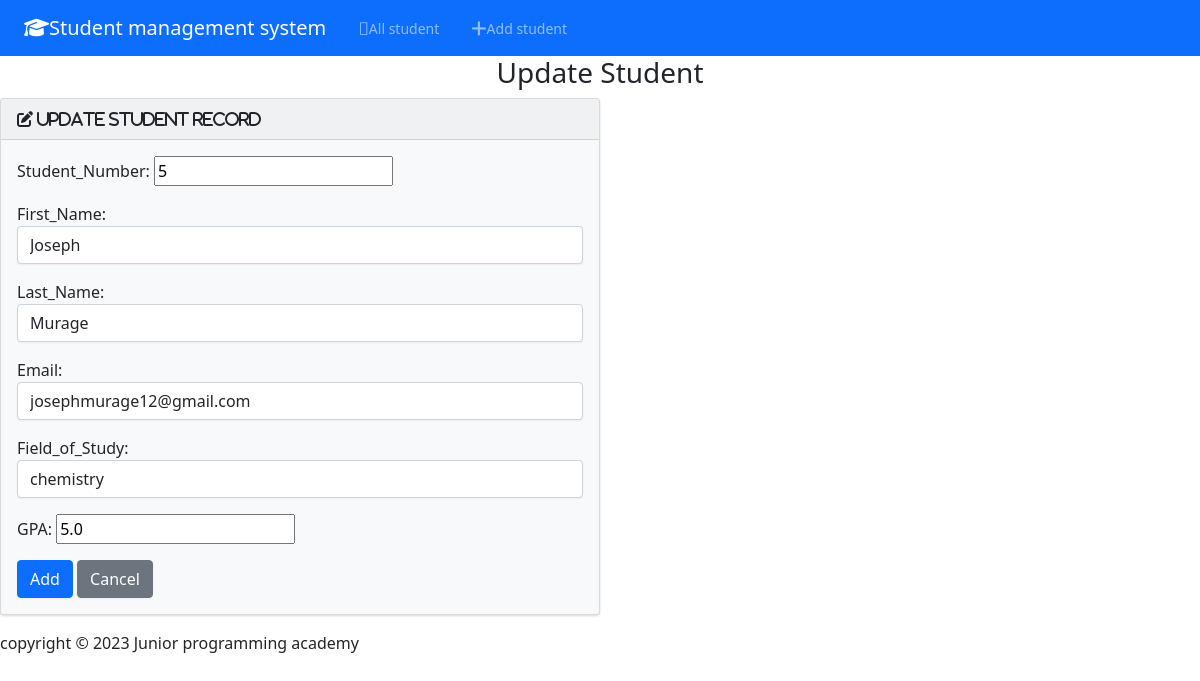
The page /edit/3/ on the database its author committed.
### students/models.py (models this page shows, shortened)
class Student(models.Model):
    student_number=models.PositiveIntegerField()
    first_name=models.CharField(max_length=200)
    last_name=models.CharField(max_length=200)
    email=models.EmailField(max_length=100)
    field_of_study=models.CharField(max_length=50)
    gpa=models.FloatField()

### students/views.py (the view)
# urls.py: path('edit/<int:id>/', views.edit, name='edit'),
def edit(request, id):
    student = get_object_or_404(Student, pk=id)
    if request.method == "POST":
        form = StudentForm(request.POST, instance=student)
        if form.is_valid():
            form.save()
            return render(request, 'students/edit.html', {
                "form": form,
                "success": True
            })
    else:
        form = StudentForm(instance=student)
    return render(request, 'students/edit.html', {
        'form': form,
        "success": False
    })

### students/forms.py
class StudentForm(forms.ModelForm):
    class Meta:
        model = Student
        fields =[ 'student_number', 'first_name', 'last_name', 'email', 'field_of_study', 'gpa']
        labels ={
            'student_number':'Student_Number',
            'first_name':'First_Name',
            'last_name': 'Last_Name',
            'email':'Email',
            'field_of_study':'Field_of_Study',
            'gpa':'GPA'
        }
        widgets = {
          'student_number': forms.NumberInput(attrs= {  "class": "form=conrol"}),
          'first_name' : forms.TextInput(attrs={"class": "form-control"}),
          'last_name' : forms.TextInput(attrs={"class": "form-control"}),
          'email' : forms.EmailInput(attrs={"class": "form-control"}),
          'field_of_study' : forms.TextInput(attrs={"class": "form-control"}),
          'gpa' :  forms.NumberInput(attrs= { "class": "form=conrol"}),
        }

### students/TEMPLATES/students/edit.html (shortened to what this page needs)
{% extends "students/base.html"%}
{% block body%}
       <h3 class ="text-center mg-4">Update Student</h3>
    {% if success%}
         <div class="alert alert=success" role="alert">
         The student updated successsfully.
         <a href="{% url 'index' %}" class="alert-link">Go to home page</a>
         </div>
      {% else%}
        <div class ="raw justify=content=center">
          <div class="col-6">
             <div class="card bg-light mb-3" >
                <div class="card-header">
                    <i class="fa-solid fa-pen-to-square fg-lg"> Update Student Record</i>
              </div>
              <div class="card-body">
                <form action="" method="POST">
                   {{ form.as_p }}
                   <button type="submit" class="btn btn-primary">Add</button>
                   <a href="{% url 'index'%}"class="btn btn-secondary">Cancel</a>
                </form>
               </div>
          </div>
        </div>
      </div>
    {% endif %}
{% endblock%}

### rows shown on the page
Student: student_number "5", first_name "Joseph", last_name "Murage", email "josephmurage12@gmail.com", field_of_study "chemistry", gpa "5.0"
